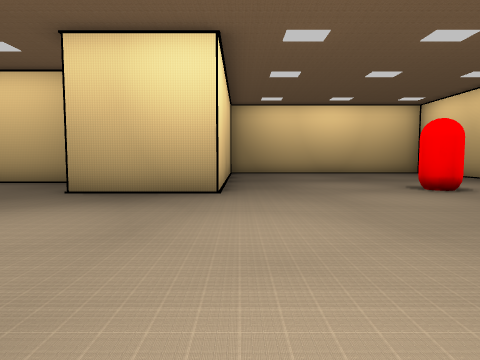
View 1 (above)

20 first-person views from a walk through a scene from a Unity 3-D project. The camera is 1.5 m above the floor, tilts 4° down and sees 75° across. Doors are open. The floor is counted in squares, 2 m on a side. Each view is taken from the middle of a square. On the plan, view 1 faces up. The plan holds only what a view shows up to about 10 squares ahead; the rest is blank. The place goes on beyond the plan. Some animated figures are not drawn. Some surface patterns are stand-ins.

View 2
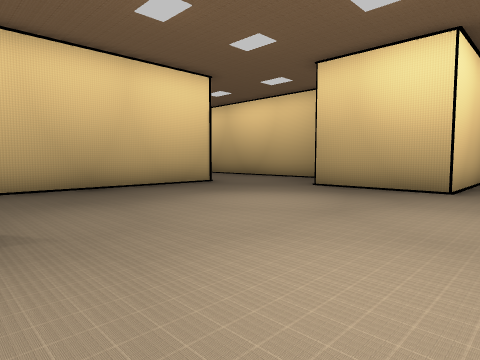

View 3
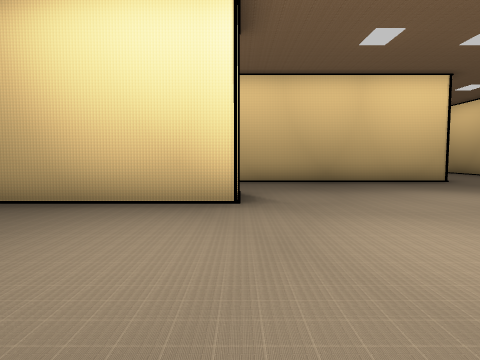

View 4
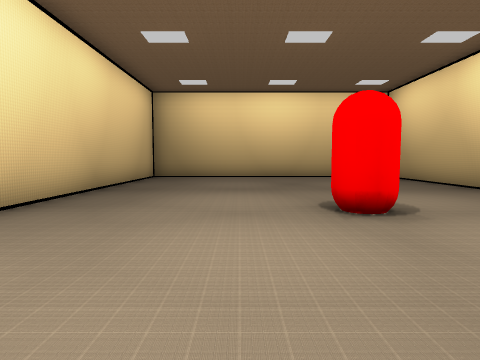

View 5
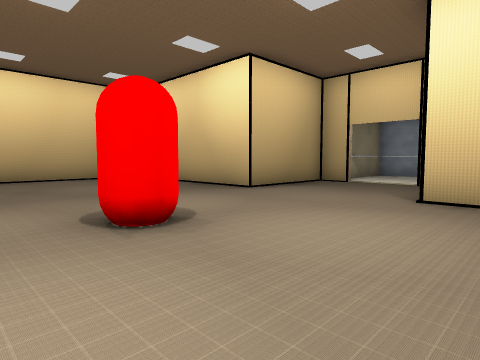

View 6
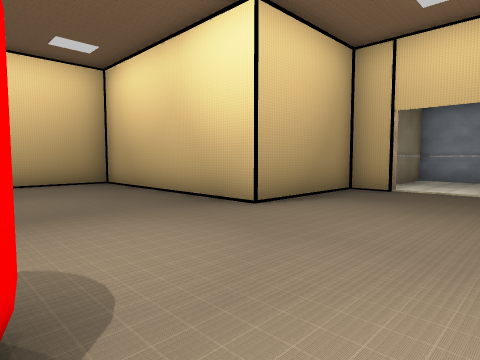

View 7
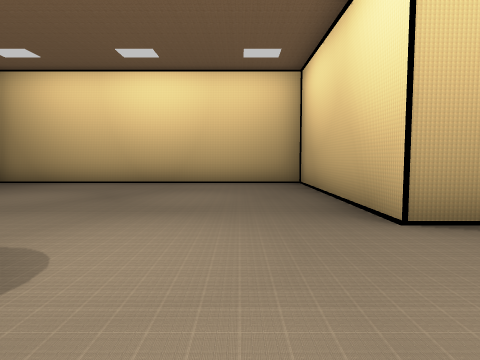

View 8
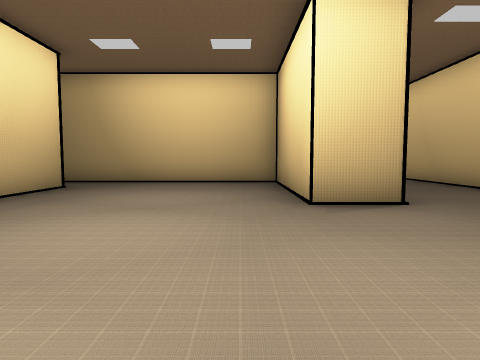

View 9
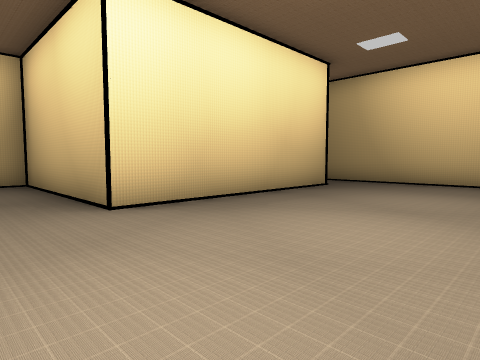

View 10
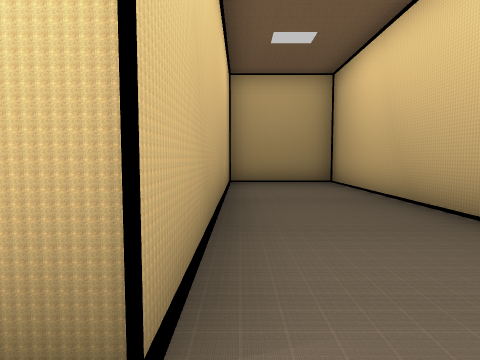

View 11
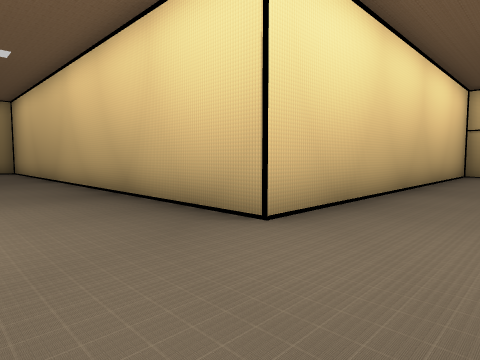

View 12
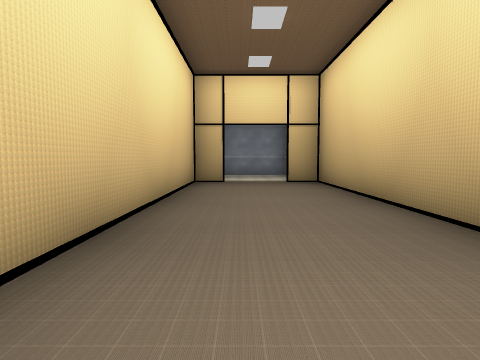

View 13
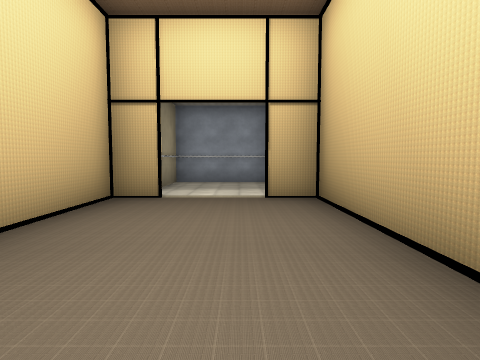

View 14
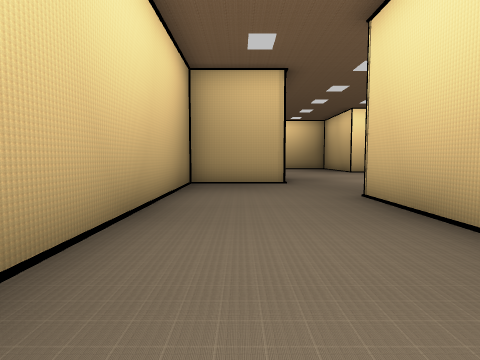

View 15
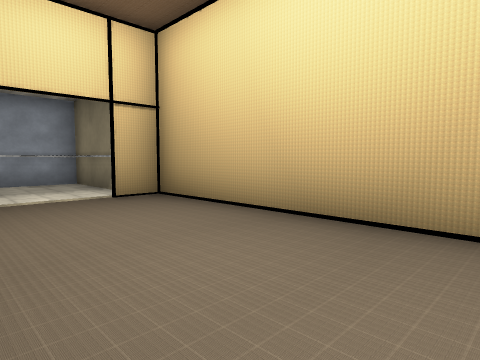

View 16
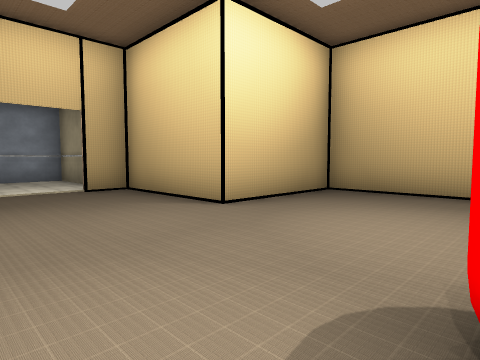

View 17
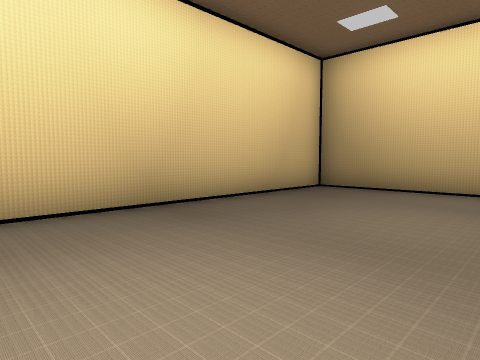

View 18
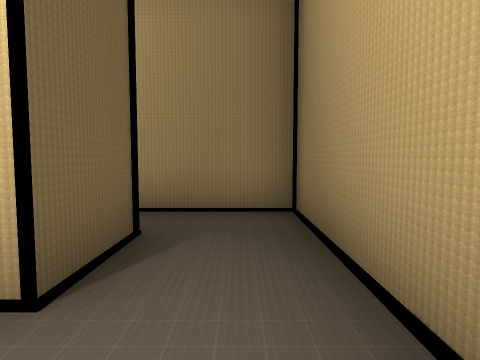

View 19
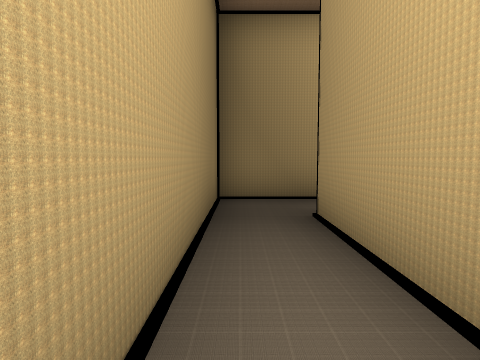

View 20
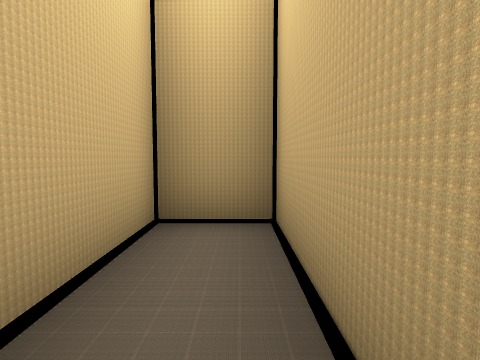

### Floor plan
Ten units are one square. View 1 is at (0, 0); x grows to the right and y downward. Boxes are objects, and circles mark ways between rooms. Rooms are numbered by the first view taken in them; rooms with no view inside come last. Other rooms are left out.
<svg viewBox="-229 -160 392 264">
<path fill="none" stroke="#000" d="M50 40 35 40 35 -21 89 -21 89 -55 123 -55 123 -66M123 -84 123 -95 89 -95 89 -155 -5 -155 -5 -67 -37 -67 -37 -95 -189 -95 -189 -85M139 -61 158 -61 158 -89 138 -89M-189 -66 -189 -55 -69 -55 -69 99 -37 99 -37 10 -22 10 -22 58 54 58M54 58 64 58 64 -6 50 -6 50 40M-200 -89 -224 -89 -224 -61 -206 -61"/>
<rect x="45" y="-85" width="10" height="20" fill="#bbb"><title>red capsule</title></rect>
<circle cx="45" cy="50" r="3" fill="#2a7"/>
<circle cx="-190" cy="-75" r="3" fill="#2a7"/>
<text x="-10" y="-50">1</text>
<text x="60" y="20">2</text>
<text x="-210" y="-80">3</text>
</svg>
Room 1 opens to room 2. Room 1 opens to room 3.

Where each view was taken, in squares from view 1:
view 1: 0 up, 0 right, facing up
view 2: 1 down, 1 right, facing up-left
view 3: 1 down, 3 right, facing left
view 4: 3 up, 3 right, facing up
view 5: 4 up, 3 right, facing up-right
view 6: 6 up, 5 right, facing up-right
view 7: 6 up, 7 right, facing up
view 8: 4 up, 1 left, facing down
view 9: 4 up, 1 left, facing down-right
view 10: 0 up, 4 left, facing down
view 11: 8 up, 4 left, facing down-left
view 12: 7 up, 9 left, facing left
view 13: 8 up, 13 left, facing left
view 14: 8 up, 13 left, facing right
view 15: 6 up, 13 left, facing up-left
view 16: 9 up, 5 right, facing down-right
view 17: 8 up, 4 right, facing up-left
view 18: 5 down, 2 right, facing right
view 19: 0 up, 6 right, facing down
view 20: 3 down, 6 right, facing up
